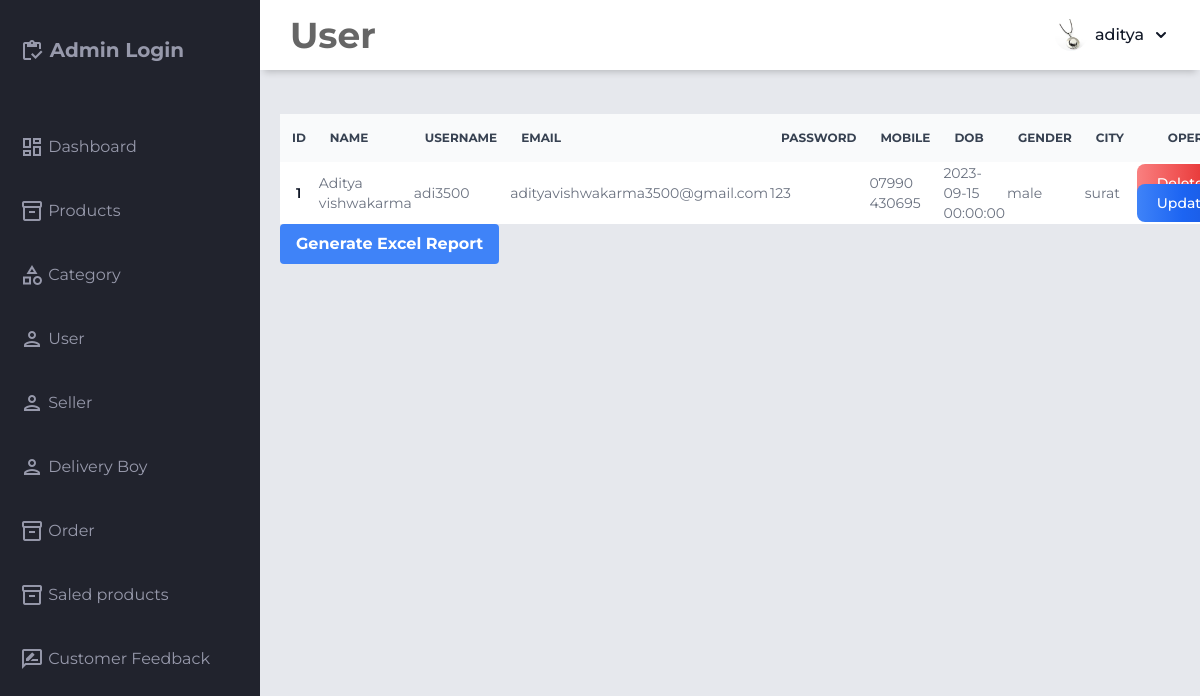
The page /userMan.php (signed in) on the database its author committed.
### tables this page shows
CREATE TABLE `registration` (
  `id` int(10) NOT NULL,
  `name` varchar(50) NOT NULL,
  `username` varchar(50) NOT NULL,
  `email` varchar(70) NOT NULL,
  `password` varchar(50) NOT NULL,
  `mobile` varchar(20) NOT NULL,
  `dob` datetime NOT NULL,
  `gender` varchar(50) NOT NULL,
  `city` varchar(50) NOT NULL
);

### userMan.php (the view, shortened to what this page needs)
<!DOCTYPE html>
<html lang="en">
<head>
    <link href="https://cdnjs.cloudflare.com/ajax/libs/flowbite/2.3.0/flowbite.min.css" rel="stylesheet" />
<link rel="stylesheet" href="css/styles.css">
</head>
<?php
require('db.php');
?>
<body>
<div class="grid-container">
<header class="header">
  <div class="header-left">
        <h2 class="text-4xl font-bold">User </h2>
  </div>
  <div class="header-right">
    <?php $user = $_SESSION["username"];
    $sql="SELECT * FROM `login` WHERE  username='$user'";
    $result=mysqli_query($connect,$sql);
    while($row=mysqli_fetch_array($result)){
    ?>
    <button id="dropdownAvatarNameButton" data-dropdown-toggle="dropdownAvatarName" class="flex items-center  pe-1 font-medium text-gray-900 rounded-full hover:text-blue-600 dark:hover:text-blue-500 md:me-0 focus:ring-4 focus:ring-gray-100 dark:focus:ring-gray-700 dark:text-white" type="button">
<img class="w-8 h-8 me-2 rounded-full" src='image/ace.jpg' alt="user photo">
<?php
                        echo "$row[username]"; ?>
<svg class="w-2.5 h-2.5 ms-3" aria-hidden="true" xmlns="http://www.w3.org/2000/svg" fill="none" viewBox="0 0 10 6">
<path stroke="currentColor" stroke-linecap="round" stroke-linejoin="round" stroke-width="2" d="m1 1 4 4 4-4"/>
</svg>
</button>
      <div class="truncate"><?php echo"$row[username]123@gmail.com"; }?></div>
  </div>
</header>
<aside id="sidebar">
  <div class="sidebar-title">
    <div class="sidebar-brand">
      <span class="material-icons-outlined">inventory</span> Admin Login
    </div>
  </div>
  <ul class="sidebar-list">
    <li class="sidebar-list-item">
      <a href="dashboard.php" target="">
        <span class="material-icons-outlined">dashboard</span> Dashboard
      </a>
    </li>
    <li class="sidebar-list-item">
      <a href="productman.php " target="">
        <span class="material-icons-outlined">inventory_2</span> Products
      </a>
    </li>
    <li class="sidebar-list-item">
      <a href="category.php" target="">
        <span class="material-icons-outlined">category</span> Category
      </a>
    </li>
    <li class="sidebar-list-item">
      <a href="userMan.php" target="">
        <span class="material-icons-outlined">person</span> User
      </a>
    </li>
    <li class="sidebar-list-item">
      <a href="sellerman.php" target="">
        <span class="material-icons-outlined">person</span> Seller
      </a>
    </li>
    <li class="sidebar-list-item">
      <a href="deliveryman.php" target="">
        <span class="material-icons-outlined">person</span> Delivery Boy
      </a>
    </li>
    <li class="sidebar-list-item">
      <a href="admin_order.php " target="">
        <span class="material-icons-outlined">inventory_2</span> Order
      </a>
    </li>
    <li class="sidebar-list-item">
      <a href="admin_saled.php" target="">
        <span class="material-icons-outlined">inventory_2</span> Saled products
      </a>
    </li>
    <li class="sidebar-list-item">
      <a href="admin_feedback.php" target="">
        <span class="material-icons-outlined">rate_review</span> Customer Feedback
      </a>
    </li>
</aside>
<main class="main-container">
  <div class="container">
        <br />
        <form action="" method="post" enctype="multipart/form-data">
        <div class="login-container">
<table class="w-full text-sm text-left rtl:text-right text-gray-500 dark:text-gray-400">
    <thead class="text-xs text-gray-700 uppercase bg-gray-50 dark:bg-gray-700 dark:text-gray-400">
        <tr>
            <th scope="col" class="px-3 py-3 ">id</th>
            <th scope="col" class="px-3 py-3">name</th>
            <th scope="col" class="px-3 py-3">username</th>
            <th scope="col" class="px-3 py-3">email</th>
            <th scope="col" class="px-3 py-3">password</th>
            <th scope="col" class="px-3 py-3">mobile</th>
            <th scope="col" class="px-3 py-3">dob</th>
            <th scope="col" class="px-3 py-3">gender</th>
            <th scope="col" class="px-3 py-3">city</th>
            <th scope="col" class="px-8 py-4">Operations</th>
        </tr>
    </thead>
    <tbody>
        <?php
        include('db.php');
        $sql = "SELECT * FROM `registration`";
        $result = mysqli_query($connect, $sql);
        $no = 1;
        while ($row = mysqli_fetch_array($result)) {
            echo "<tr class='odd:bg-white even:bg-gray-100 hover:bg-gray-100 dark:odd:bg-gray-800 dark:even:bg-gray-700 dark:hover:bg-gray-700 '> <td class='p-4  font-semibold text-gray-900 dark:text-white'>" . $no . "</td>
<td >" . $row[1] . "</td>
<td class=''>" . $row[2] . "</td>
<td >" . $row[3] . "</td>
<td >" . $row[4] . "</td>
<td >" . $row[5] . "</td>
<td >" . $row[6] . "</td>
<td >" . $row[7] . "</td>
<td >" . $row[8] . "</td>
<td >
<a href='userMan_delete.php?id=$row[id]'<button class='text-white bg-gradient-to-r from-red-400 via-red-500 to-red-600 hover:bg-gradient-to-br focus:ring-4 focus:outline-none focus:ring-red-300 dark:focus:ring-red-800 font-medium rounded-lg text-sm px-5 py-2.5 text-center me-2 mb-2'  value='delete' id='delete_button' name='d'>Delete</button></a>
<a href='userMan_update.php?id=$row[id]'<button class='text-white bg-gradient-to-r from-blue-500 via-blue-600 to-blue-700 hover:bg-gradient-to-br focus:ring-4 focus:outline-none focus:ring-blue-300 dark:focus:ring-blue-800 font-medium rounded-lg text-sm px-5 py-2.5 text-center me-2 mb-2' value='delete' id='delete_button' name='d'>Update</button></a></td>
</tr>";
            $no = $no + 1;
        }
        ?>
    </tbody>
</table>
</div>
<button id="generateExcel" class="bg-blue-500 hover:bg-blue-700 text-white font-bold py-2 px-4 rounded">Generate Excel Report</button>
</form>
</div>
</main>
</div>
</body>
</html>

### css/styles.css (style rules this page uses)
body { margin: 0; padding: 0; box-sizing: border-box; background-color: #e6e8ed; color: #666666; font-family: "Montserrat", sans-serif; }
.material-icons-outlined { vertical-align: middle; line-height: 1px; }
.grid-container { display: grid; grid-template-columns: 260px 1fr 1fr 1fr; grid-template-rows: 0.2fr 3fr; grid-template-areas: "sidebar header header header" "sidebar main main main"; height: 100vh; }
.header { grid-area: header; height: 70px; background-color: #ffffff; display: flex; align-items: center; justify-content: space-between; padding: 0 30px 0 30px; box-shadow: 0 6px 7px -4px rgba(0, 0, 0, 0.2); }
#sidebar { grid-area: sidebar; height: 100%; background-color: #21232d; color: #9799ab; overflow-y: auto; transition: all 0.5s; -webkit-transition: all 0.5s; }
.sidebar-title { display: flex; justify-content: space-between; align-items: center; padding: 20px 20px 20px 20px; margin-bottom: 30px; }
.sidebar-brand { margin-top: 15px; font-size: 20px; font-weight: 700; }
.sidebar-list { padding: 0; margin-top: 15px; list-style-type: none; }
.sidebar-list-item { padding: 20px 20px 20px 20px; }
.sidebar-list-item > a { text-decoration: none; color: #9799ab; }
.main-container { grid-area: main; overflow-y: auto; padding: 20px 20px; }

### rows shown on the page
registration: name "Aditya vishwakarma", username "adi3500", email "adityavishwakarma3500@gmail.com", password "123", mobile "07990 430695", dob "2023-09-15 00:00:00", gender "male", city "surat"

### other values the page prints
$row[username] "aditya"
